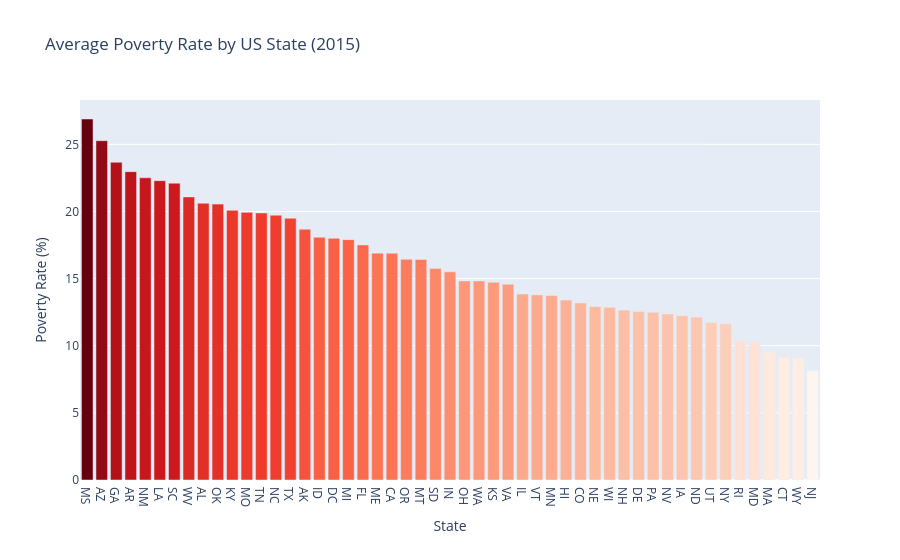

This figure's notebook cell:
### Code cell
bar = px.bar(
    poverty_by_state,
    x=poverty_by_state.index,
    y=poverty_by_state.values,
    title='Average Poverty Rate by US State (2015)',
    labels={'x': 'State', 'y': 'Poverty Rate (%)'},
    color=poverty_by_state.values,
    color_continuous_scale='Reds',
)
bar.update_layout(xaxis={'categoryorder': 'total descending'}, coloraxis_showscale=False)
bar.show()

### Figure 1 — Plotly figure (JSON) as saved in the notebook; plotly's stock layout.template omitted (floating-point values rounded to 4 significant figures)
{"data": [{"hovertemplate": "State=%{x}<br>Poverty Rate (%)=%{y}<br>color=%{marker.color}<extra></extra>", "legendgroup": "", "marker": {"color": [26.88, 25.27, 23.66, 22.96, 22.51, 22.29, 22.11, 21.08, 20.61, 20.55, 20.08, 19.93, 19.89, 19.72, 19.5, 18.68, 18.08, 18.0, 17.9, 17.51, 16.89, 16.89, 16.44, 16.42, 15.75, 15.5, 14.83, 14.83, 14.72, 14.59, 13.85, 13.79, 13.75, 13.4, 13.19, 12.92, 12.86, 12.66, 12.56, 12.49, 12.37, 12.23, 12.13, 11.72, 11.64, 10.37, 10.27, 9.546, 9.137, 9.064, 8.161], "coloraxis": "coloraxis", "pattern": {"shape": ""}}, "name": "", "orientation": "v", "showlegend": false, "textposition": "auto", "type": "bar", "x": ["MS", "AZ", "GA", "AR", "NM", "LA", "SC", "WV", "AL", "OK", "KY", "MO", "TN", "NC", "TX", "AK", "ID", "DC", "MI", "FL", "ME", "CA", "OR", "MT", "SD", "IN", "OH", "WA", "KS", "VA", "IL", "VT", "MN", "HI", "CO", "NE", "WI", "NH", "DE", "PA", "NV", "IA", "ND", "UT", "NY", "RI", "MD", "MA", "CT", "WY", "NJ"], "xaxis": "x", "y": [26.88, 25.27, 23.66, 22.96, 22.51, 22.29, 22.11, 21.08, 20.61, 20.55, 20.08, 19.93, 19.89, 19.72, 19.5, 18.68, 18.08, 18.0, 17.9, 17.51, 16.89, 16.89, 16.44, 16.42, 15.75, 15.5, 14.83, 14.83, 14.72, 14.59, 13.85, 13.79, 13.75, 13.4, 13.19, 12.92, 12.86, 12.66, 12.56, 12.49, 12.37, 12.23, 12.13, 11.72, 11.64, 10.37, 10.27, 9.546, 9.137, 9.064, 8.161], "yaxis": "y"}], "layout": {"barmode": "relative", "coloraxis": {"autocolorscale": false, "colorbar": {"title": {"text": "color"}}, "colorscale": [[0, "rgb(255,245,240)"], [0.125, "rgb(254,224,210)"], [0.25, "rgb(252,187,161)"], [0.375, "rgb(252,146,114)"], [0.5, "rgb(251,106,74)"], [0.625, "rgb(239,59,44)"], [0.75, "rgb(203,24,29)"], [0.875, "rgb(165,15,21)"], [1, "rgb(103,0,13)"]], "showscale": false}, "legend": {"tracegroupgap": 0}, "title": {"text": "Average Poverty Rate by US State (2015)"}, "xaxis": {"anchor": "y", "categoryorder": "total descending", "domain": [0, 1], "title": {"text": "State"}}, "yaxis": {"anchor": "x", "domain": [0, 1], "title": {"text": "Poverty Rate (%)"}}}}
